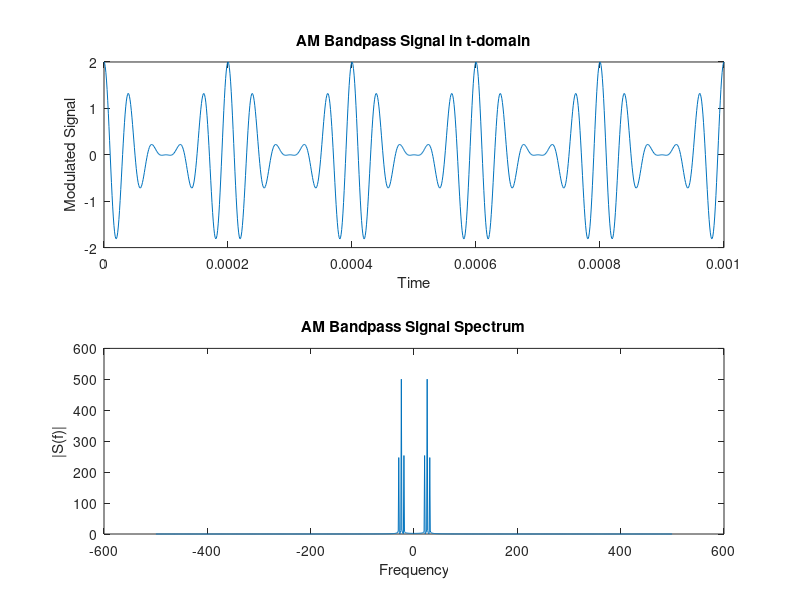
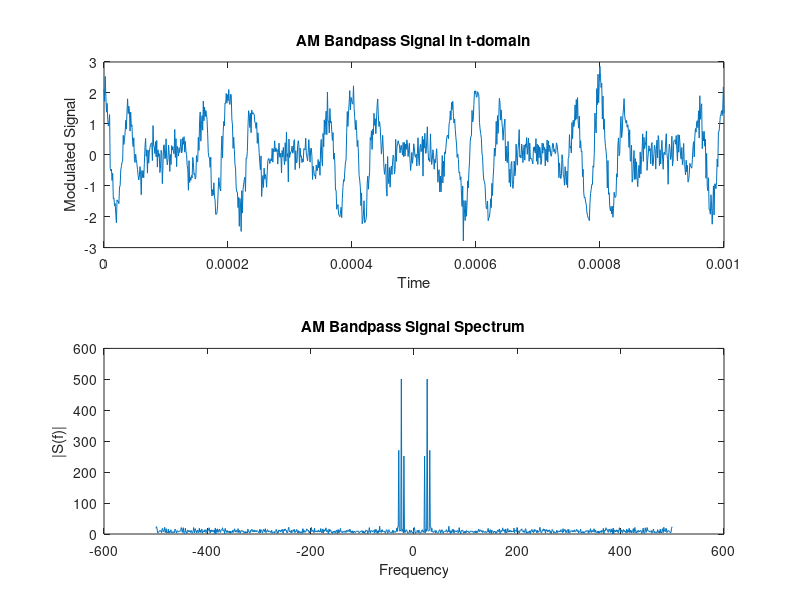
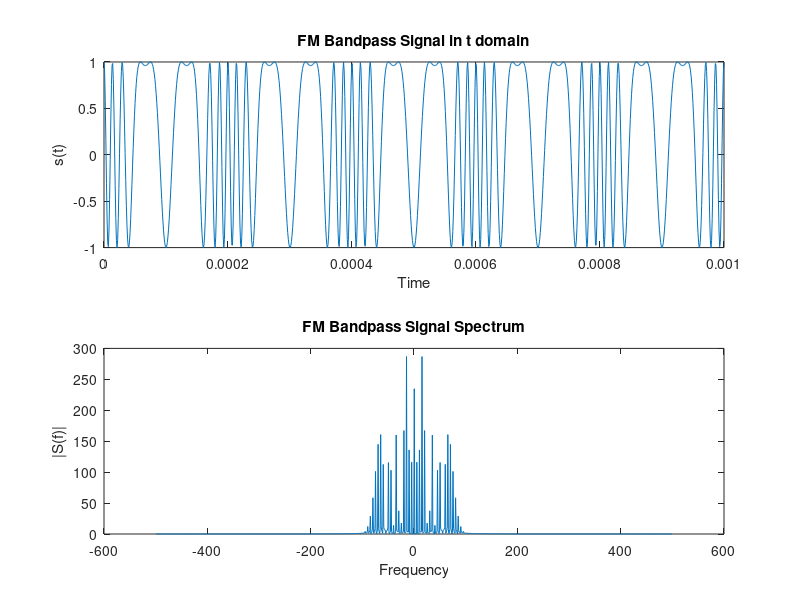
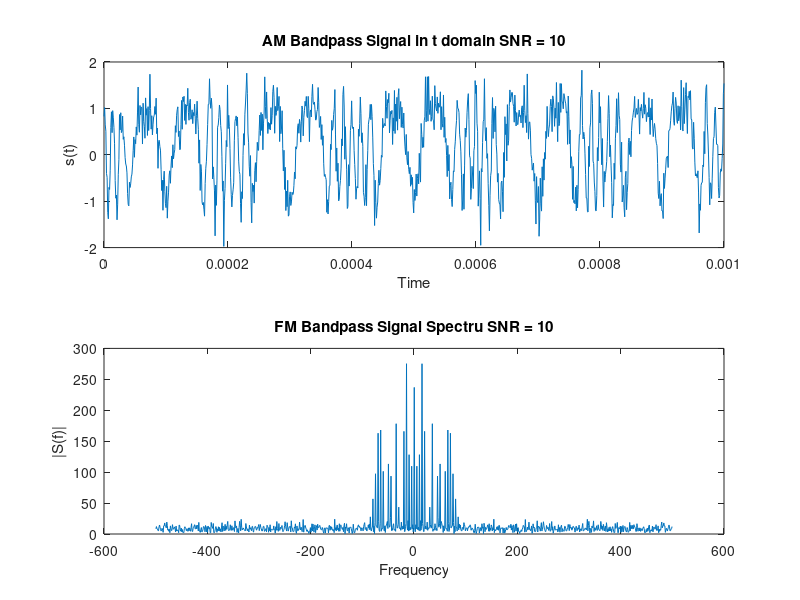

Write the MATLAB code that produced these figures, in order.
%% ECOMMS LAB 1
clear;
clc;
close all;

f_m = 5e3;
f_c = 25e3;
f_s = 1e3;

t1 = 1/f_s;
t = linspace(0,t1,1000);

A_m = 1;
A_c = 1;

s = A_c*(1+A_m*cos(2*pi*f_m*t)).*cos(2*pi*f_c*t);
figure()
subplot(2,1,1)
plot(t,s)
xlabel('Time')
ylabel('Modulated Signal')
title('AM Bandpass Signal in t-domain')

n = length(s);

S_dft=fftshift(fft(s,n));
f = f_s*(-(n-1)/2:(n/2))/n;
subplot(2,1,2)
plot(f,abs(S_dft))
xlabel('Frequency')
ylabel('|S(f)|')
title('AM Bandpass Signal Spectrum')

%%%%%%%%%%%%%%%%%%%%%%%%%

snr = 10;

S_awgn = awgn(s,snr);
figure()
subplot(2,1,1)
plot(t,S_awgn)
xlabel('Time')
ylabel('Modulated Signal')
title('AM Bandpass Signal in t-domain')

n = length(S_awgn);
S_dft_awgn=fftshift(fft(S_awgn,n));
f = f_s*(-(n-1)/2:(n/2))/n;
subplot(2,1,2)
plot(f,abs(S_dft_awgn))
xlabel('Frequency')
ylabel('|S(f)|')
title('AM Bandpass Signal Spectrum')

%% Synthesize a bandpass FM signal

beta_f = 10;

S_fm = A_c*cos(2*pi*f_c*t+beta_f*A_m*sin(2*pi*f_m*t));

figure()
subplot(2,1,1)
plot(t,S_fm)
xlabel('Time')
ylabel('s(t)')
title('FM Bandpass Signal in t domain')

%%%%%%%%%%%%%%%%

n_fm = length(S_fm);
S_dft_fm = fftshift(fft(S_fm,n_fm));
f = f_s*(-(n_fm-1)/2:(n_fm/2))/n_fm;
subplot(2,1,2)
plot(f,abs(S_dft_fm))
xlabel('Frequency')
ylabel('|S(f)|')
title('FM Bandpass Signal Spectrum')

SNR = 10;
S_awgn_fm = awgn(S_fm,snr);
figure()
subplot(2,1,1)
plot(t,S_awgn_fm)
xlabel('Time')
ylabel('s(t)')
title('AM Bandpass Signal in t domain SNR = 10')

n = length(S_awgn_fm);
S_dft_awgn_fm=fftshift(fft(S_awgn_fm,n));
f = f_s*(-(n-1)/2:(n/2))/n;
subplot(2,1,2)
plot(f,abs(S_dft_awgn_fm))
xlabel('Frequency')
ylabel('|S(f)|')
title('FM Bandpass Signal Spectru SNR = 10')